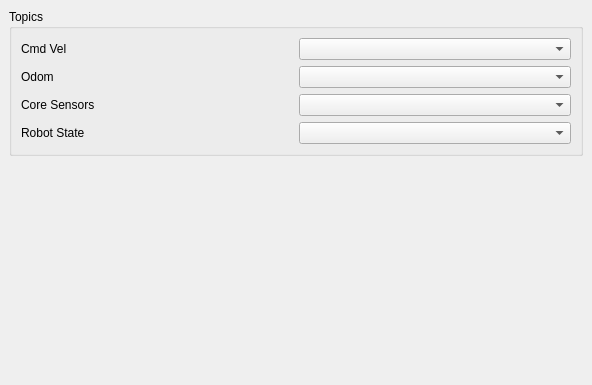
<?xml version="1.0" encoding="UTF-8"?>
<ui version="4.0">
 <class>configuration_dock_widget</class>
 <widget class="QDockWidget" name="configuration_dock_widget">
  <property name="geometry">
   <rect>
    <x>0</x>
    <y>0</y>
    <width>592</width>
    <height>385</height>
   </rect>
  </property>
  <property name="windowTitle">
   <string>Configuration Dock</string>
  </property>
  <widget class="QWidget" name="dockWidgetContents">
   <layout class="QVBoxLayout" name="verticalLayout">
    <item>
     <widget class="QGroupBox" name="topic_group_box">
      <property name="title">
       <string>Topics</string>
      </property>
      <layout class="QGridLayout" name="gridLayout">
       <item row="0" column="0">
        <widget class="QLabel" name="label">
         <property name="text">
          <string>Cmd Vel</string>
         </property>
        </widget>
       </item>
       <item row="0" column="1">
        <widget class="ExtendedComboBox" name="cmd_vel_topic_combo_box">
         <property name="editable">
          <bool>false</bool>
         </property>
        </widget>
       </item>
       <item row="1" column="0">
        <widget class="QLabel" name="label_4">
         <property name="text">
          <string>Odom</string>
         </property>
        </widget>
       </item>
       <item row="1" column="1">
        <widget class="ExtendedComboBox" name="odom_topic_combo_box">
         <property name="editable">
          <bool>false</bool>
         </property>
        </widget>
       </item>
       <item row="2" column="0">
        <widget class="QLabel" name="label_5">
         <property name="text">
          <string>Core Sensors</string>
         </property>
        </widget>
       </item>
       <item row="2" column="1">
        <widget class="ExtendedComboBox" name="core_topic_combo_box">
         <property name="editable">
          <bool>false</bool>
         </property>
        </widget>
       </item>
       <item row="3" column="0">
        <widget class="QLabel" name="label_6">
         <property name="text">
          <string>Robot State</string>
         </property>
        </widget>
       </item>
       <item row="3" column="1">
        <widget class="ExtendedComboBox" name="robot_state_topic_combo_box">
         <property name="editable">
          <bool>false</bool>
         </property>
        </widget>
       </item>
      </layout>
     </widget>
    </item>
    <item>
     <spacer name="verticalSpacer">
      <property name="orientation">
       <enum>Qt::Vertical</enum>
      </property>
      <property name="sizeHint" stdset="0">
       <size>
        <width>20</width>
        <height>126</height>
       </size>
      </property>
     </spacer>
    </item>
   </layout>
  </widget>
 </widget>
 <customwidgets>
  <customwidget>
   <class>ExtendedComboBox</class>
   <extends>QComboBox</extends>
   <header>rqt_py_common.extended_combo_box</header>
  </customwidget>
 </customwidgets>
 <resources/>
 <connections/>
</ui>
